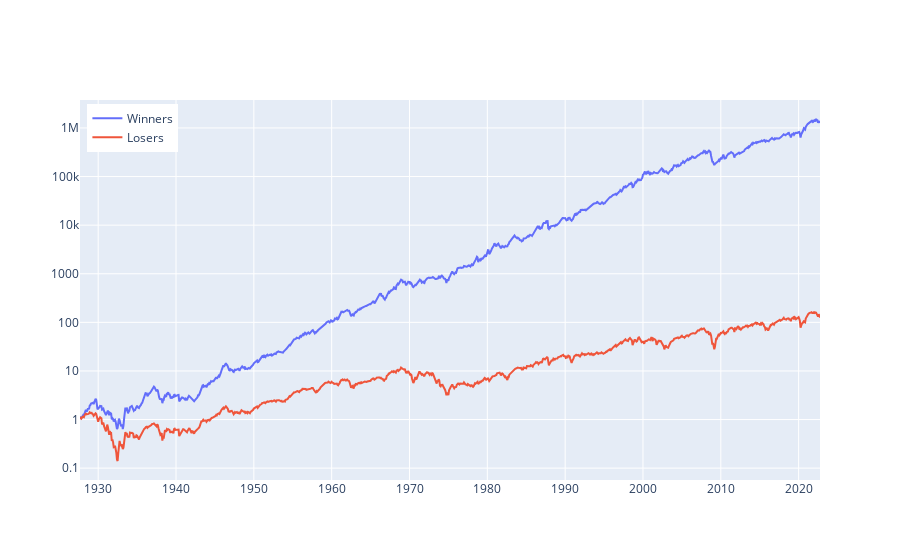

Source (notebook cell):
### Code cell
# Plot cumulative returns
trace_hi  = go.Scatter(x=rets.index, y=(1+rets.hi).cumprod(), mode="lines", name='Winners')
trace_lo= go.Scatter(x=rets.index, y=(1+rets.lo).cumprod(), mode="lines", name='Losers')
fig = go.Figure()
fig.add_trace(trace_hi)
fig.add_trace(trace_lo)
fig.update_yaxes(type="log")
fig.update_layout(legend=dict(yanchor="top", y =0.99, xanchor="left", x=0.01))
fig.show()

### Figure 1 — Plotly figure (JSON) as saved in the notebook; plotly's stock layout.template omitted (floating-point values rounded to 4 significant figures; data arrays with more than 128 entries replaced by an {"elided": "..."} marker saying what was removed)
{"data": [{"mode": "lines", "name": "Winners", "type": "scatter", "x": {"elided": "1142 str values"}, "y": {"elided": "1142 float values"}}, {"mode": "lines", "name": "Losers", "type": "scatter", "x": {"elided": "1142 str values"}, "y": {"elided": "1142 float values"}}], "layout": {"legend": {"x": 0.01, "xanchor": "left", "y": 0.99, "yanchor": "top"}, "yaxis": {"type": "log"}}}
